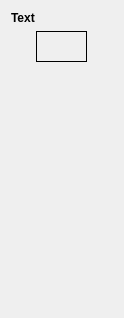
<?xml version="1.0" encoding="UTF-8"?>
<ui version="4.0">
 <class>ToolOptionsText</class>
 <widget class="QWidget" name="ToolOptionsText">
  <property name="geometry">
   <rect>
    <x>0</x>
    <y>0</y>
    <width>124</width>
    <height>318</height>
   </rect>
  </property>
  <property name="windowTitle">
   <string>Tool Options: Text</string>
  </property>
  <layout class="QVBoxLayout" name="verticalLayout">
   <item alignment="Qt::AlignTop">
    <widget class="QLabel" name="toolName">
     <property name="font">
      <font>
       <weight>75</weight>
       <bold>true</bold>
      </font>
     </property>
     <property name="text">
      <string>Text</string>
     </property>
    </widget>
   </item>
   <item alignment="Qt::AlignHCenter|Qt::AlignTop">
    <widget class="ColorSwatch" name="colorSwatch">
     <property name="sizePolicy">
      <sizepolicy hsizetype="Preferred" vsizetype="Preferred">
       <horstretch>0</horstretch>
       <verstretch>0</verstretch>
      </sizepolicy>
     </property>
     <property name="minimumSize">
      <size>
       <width>51</width>
       <height>31</height>
      </size>
     </property>
     <property name="maximumSize">
      <size>
       <width>51</width>
       <height>31</height>
      </size>
     </property>
     <property name="frameShape">
      <enum>QFrame::Box</enum>
     </property>
    </widget>
   </item>
   <item>
    <spacer name="verticalSpacer">
     <property name="orientation">
      <enum>Qt::Vertical</enum>
     </property>
     <property name="sizeHint" stdset="0">
      <size>
       <width>20</width>
       <height>40</height>
      </size>
     </property>
    </spacer>
   </item>
  </layout>
 </widget>
 <customwidgets>
  <customwidget>
   <class>ColorSwatch</class>
   <extends>QFrame</extends>
   <header>widgets.color_swatch</header>
  </customwidget>
 </customwidgets>
 <resources/>
 <connections/>
</ui>
